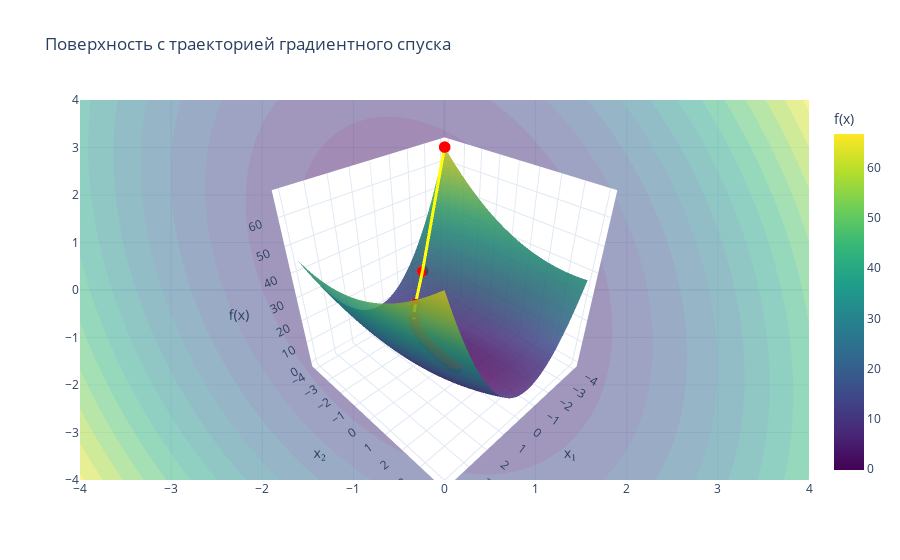

Notebook code cell kept with this figure:
### Markdown cell above
### Решение совпало с конечным приближением до 5 знака после запятой

### Code cell
x1 = np.linspace(-4, 4, 200)
x2 = np.linspace(-4, 4, 200)
X1, X2 = np.meshgrid(x1, x2)

Z = np.zeros_like(X1)
for i in range(X1.shape[0]):
    for j in range(X1.shape[1]):
        x_vec = np.array([X1[i, j], X2[i, j], 0])
        Z[i, j] = f(A, b, x_vec)

# Траектория
xes2d = xes_[:, :2]
Z_path = np.array([f(A, b, np.append(x, 0)) for x in xes2d])

fig = go.Figure()

# Поверхность функции
fig.add_trace(go.Surface(
    x=X1, y=X2, z=Z,
    colorscale='Viridis',
    opacity=0.85,
    showscale=True,
    colorbar=dict(title="f(x)")
))

fig.add_trace(go.Contour(
    x=x1, y=x2, z=Z,
    contours=dict(showlines=False),
    showscale=False,
    colorscale='Viridis',
    opacity=0.5
))

# Траектория
fig.add_trace(go.Scatter3d(
    x=xes2d[:,0],
    y=xes2d[:,1],
    z=Z_path,
    mode='lines+markers',
    line=dict(
        width=6,
        color='yellow',
        colorscale='Turbo'
    ),
    marker=dict(size=4, color='red'),
    name='Путь градиентного спуска'
))

fig.update_layout(
    scene=dict(
        xaxis_title='x₁',
        yaxis_title='x₂',
        zaxis_title='f(x)',
        aspectmode='auto'
    ),
    title='Поверхность с траекторией градиентного спуска',
    template='plotly_white'
)

fig.show()

### Figure 1 — Plotly figure (JSON) as saved in the notebook; plotly's stock layout.template omitted (floating-point values rounded to 4 significant figures; data arrays with more than 128 entries replaced by an {"elided": "..."} marker saying what was removed)
{"data": [{"colorbar": {"title": {"text": "f(x)"}}, "colorscale": [[0.0, "#440154"], [0.1111, "#482878"], [0.2222, "#3e4989"], [0.3333, "#31688e"], [0.4444, "#26828e"], [0.5556, "#1f9e89"], [0.6667, "#35b779"], [0.7778, "#6ece58"], [0.8889, "#b5de2b"], [1.0, "#fde725"]], "opacity": 0.85, "showscale": true, "x": {"elided": "200x200 float values"}, "y": {"elided": "200x200 float values"}, "z": {"elided": "200x200 float values"}, "type": "surface"}, {"colorscale": [[0.0, "#440154"], [0.1111, "#482878"], [0.2222, "#3e4989"], [0.3333, "#31688e"], [0.4444, "#26828e"], [0.5556, "#1f9e89"], [0.6667, "#35b779"], [0.7778, "#6ece58"], [0.8889, "#b5de2b"], [1.0, "#fde725"]], "contours": {"showlines": false}, "opacity": 0.5, "showscale": false, "x": {"elided": "200 float values"}, "y": {"elided": "200 float values"}, "z": {"elided": "200x200 float values"}, "type": "contour"}, {"line": {"color": "yellow", "colorscale": [[0.0, "#30123b"], [0.07143, "#4145ab"], [0.1429, "#4675ed"], [0.2143, "#39a2fc"], [0.2857, "#1bcfd4"], [0.3571, "#24eca6"], [0.4286, "#61fc6c"], [0.5, "#a4fc3b"], [0.5714, "#d1e834"], [0.6429, "#f3c63a"], [0.7143, "#fe9b2d"], [0.7857, "#f36315"], [0.8571, "#d93806"], [0.9286, "#b11901"], [1.0, "#7a0402"]], "width": 6}, "marker": {"color": "red", "size": 4}, "mode": "lines+markers", "name": "Путь градиентного спуска", "x": {"elided": "163 float values"}, "y": {"elided": "163 float values"}, "z": {"elided": "163 float values"}, "type": "scatter3d"}], "layout": {"scene": {"xaxis": {"title": {"text": "x₁"}}, "yaxis": {"title": {"text": "x₂"}}, "zaxis": {"title": {"text": "f(x)"}}, "aspectmode": "auto"}, "title": {"text": "Поверхность с траекторией градиентного спуска"}}}
